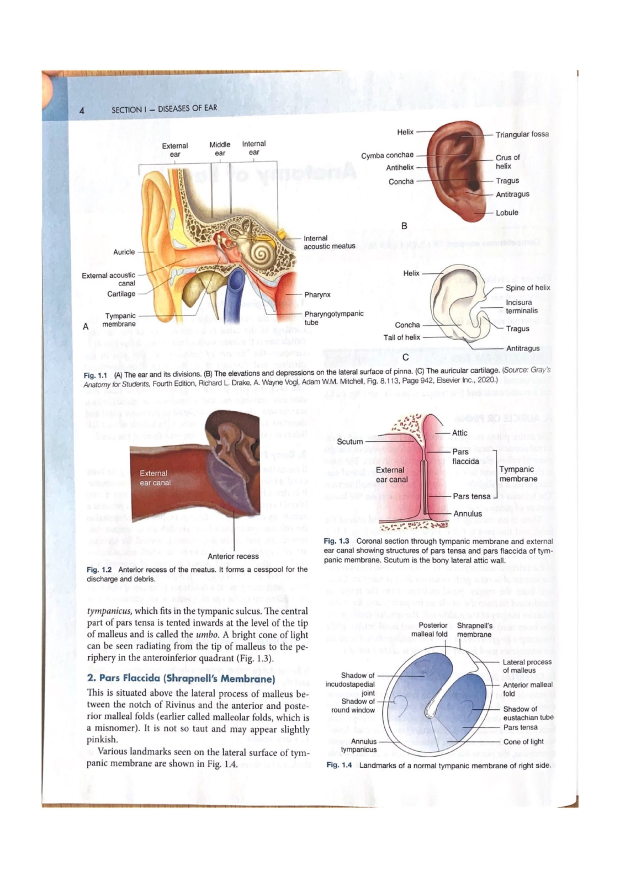
#> input picture images/Dhingra ENT 8th Edition_Split_page-0003.jpg, 1240 x 1755 px (shown at 1/2 size)
$ python 'Load and Display image.py'
#> lines starting #> are read from the running program, lines starting #| are printed output that depends on the picture; after the words box and inside, x2 and y2 are one past the last pixel; in counts of white or black regions, pixels touching at a corner belong together
import cv2
import matplotlib.pyplot as plt

# Load the image
image = cv2.imread('images/Dhingra ENT 8th Edition_Split_page-0003.jpg')
#> image is the input picture: shape (1755, 1240, 3); mean B, G, R 235.8, 236.1, 238.9
image2 = cv2.imread('images/Dhingra ENT 8th Edition_Split_page-0006.jpg')
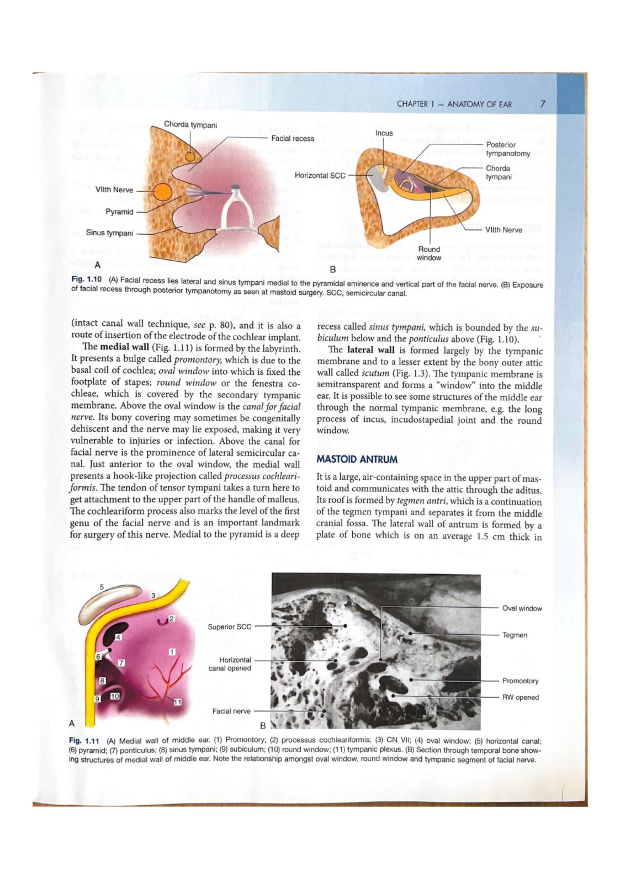
#> input picture images/Dhingra ENT 8th Edition_Split_page-0006.jpg, 1240 x 1755 px (shown at 1/2 size)
#> image2 is the input picture: shape (1755, 1240, 3); mean B, G, R 228, 228.6, 232

if image is None:
    print("Error: Could not load image!")
else:
    print("Image loaded successfully!")
    height, width = image.shape[:2]
#> height = 1755; width = 1240
    print(f"Image dimensions: {width}x{height} pixels")
#| Image dimensions: 1240x1755 pixels

    # Convert to grayscale
    gray_img1 = cv2.cvtColor(image, cv2.COLOR_BGR2GRAY)
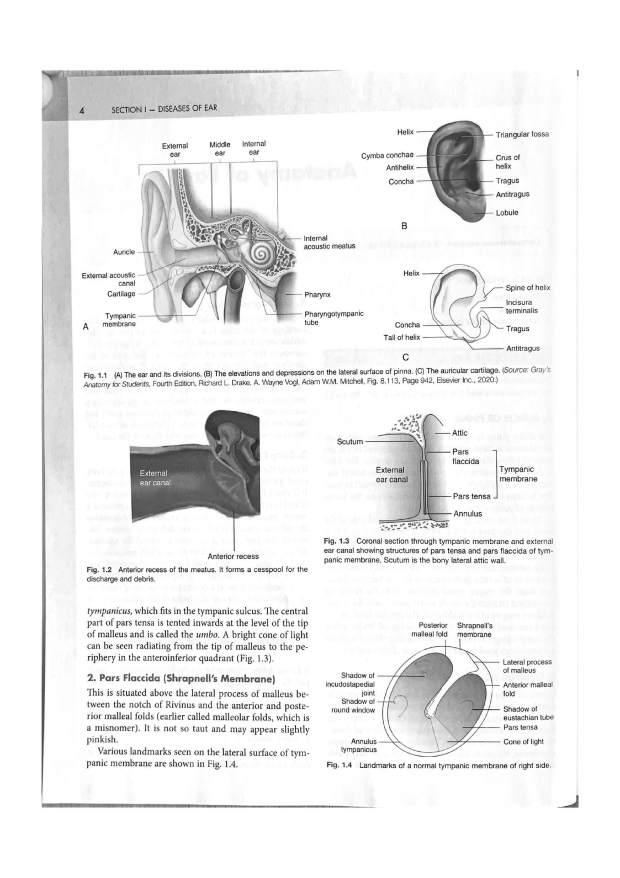
#> gray_img1: shape (1755, 1240) (shown at 1/2 size); min 0, max 255, mean 236.9
    # print(f"Grayscale shape: {gray.shape}")  # Notice: only 2 dimensions now!


    gray_img2 = cv2.cvtColor(image2, cv2.COLOR_BGR2GRAY)
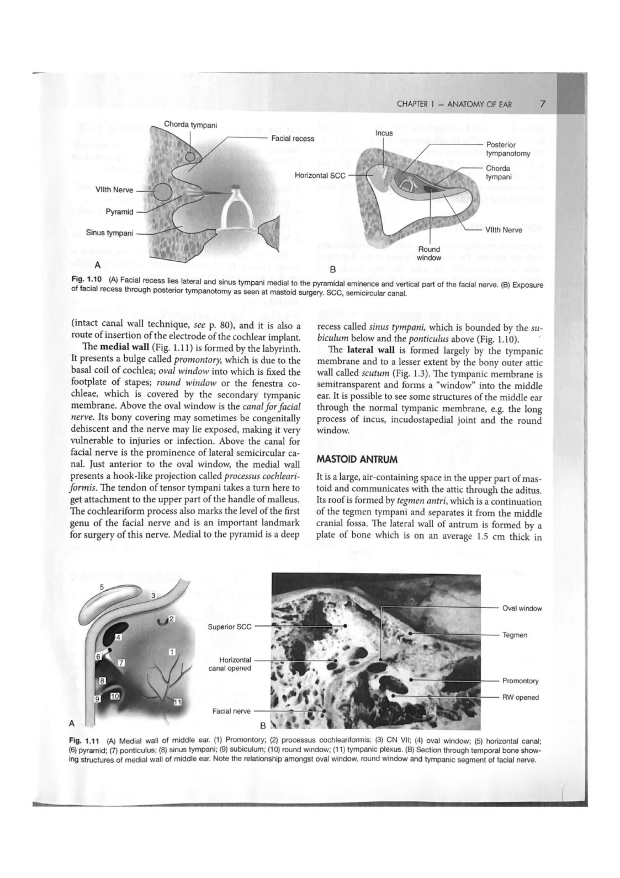
#> gray_img2: shape (1755, 1240) (shown at 1/2 size); min 0, max 255, mean 229.6


    # Display original and grayscale side by side
    fig, axes = plt.subplots(1,1,figsize=(15, 8))

    # Original image
    # image_rgb = cv2.cvtColor(image, cv2.COLOR_BGR2RGB)
    # axes[0].imshow(image_rgb)
    # axes[0].set_title('Original Image (Color)')
    # axes[0].axis('on')

    # Grayscale image
    # axes[1].imshow(th, cmap='gray')
    # axes[1].set_title('Grayscale Image')
    # axes[1].axis('on')

    _, th = cv2.threshold(gray_img1, 177, 255, cv2.THRESH_BINARY)
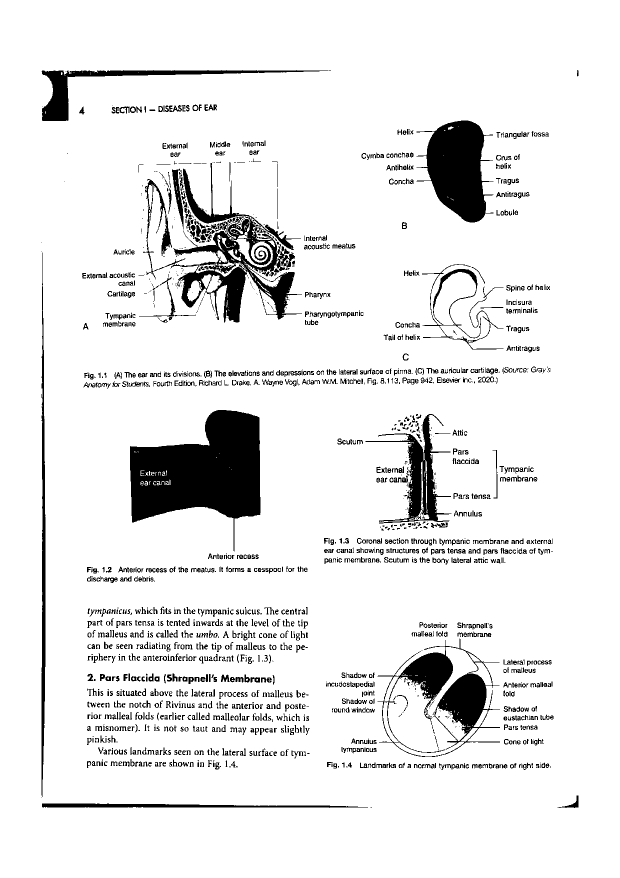
#> th: shape (1755, 1240) (shown at 1/2 size); 91.1% white; 1961 black regions (570 under 20 px), largest, box (x1, y1, x2, y2) and area: (260, 820, 521, 1103) 41909, (342, 325, 604, 645) 20593, (833, 241, 987, 445) 18775
    _, th2 = cv2.threshold(gray_img2, 97, 255, cv2.THRESH_BINARY)
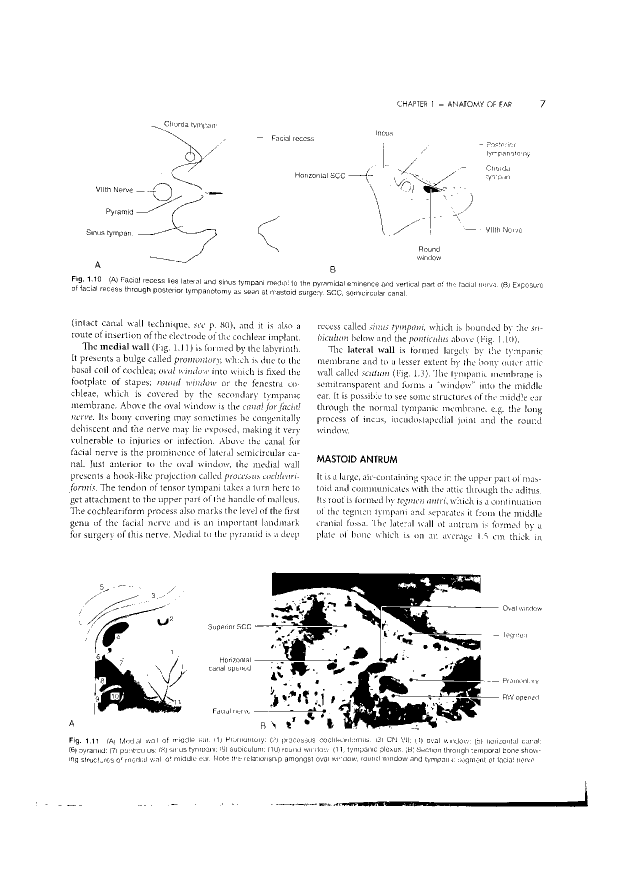
#> th2: shape (1755, 1240) (shown at 1/2 size); 94.7% white; 5092 black regions (4478 under 20 px), largest, box (x1, y1, x2, y2) and area: (544, 1145, 997, 1323) 17916, (677, 1325, 874, 1458) 9240, (189, 1309, 363, 1426) 7775

    # axes[0].axis('on')
    binary_adaptive = cv2.adaptiveThreshold(
    gray_img1,
    255,                              # Max value (white)
    cv2.ADAPTIVE_THRESH_GAUSSIAN_C,   # Method
    cv2.THRESH_BINARY,                # Type
    11,                               # Block size (neighborhood area)
    2                                 # Constant subtracted from mean
)
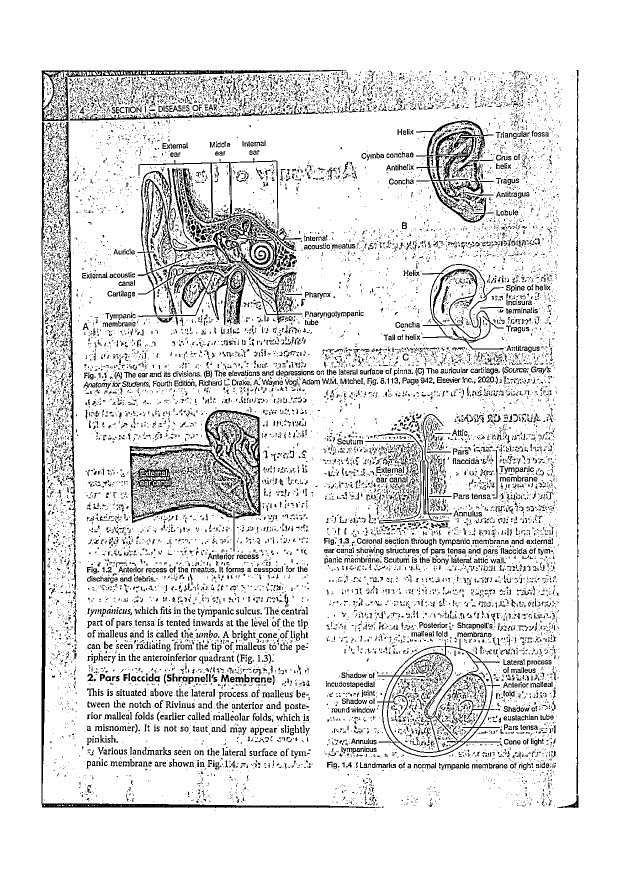
#> binary_adaptive: shape (1755, 1240) (shown at 1/2 size); 88.9% white; black in thin lines or dots, all inside (x1, y1, x2, y2) = (83, 140, 1165, 1622)


    def rescaleFrame(frame, scale = 0.7):
#> called with scale = 0.7
        width = int(frame.shape[1] * scale)
#> width = 868
        height = int(frame.shape[0] * scale)
#> height = 1228

        dimension = (width, height)
#> dimension = (868, 1228)

        return cv2.resize(frame, dimension, interpolation=cv2.INTER_AREA)
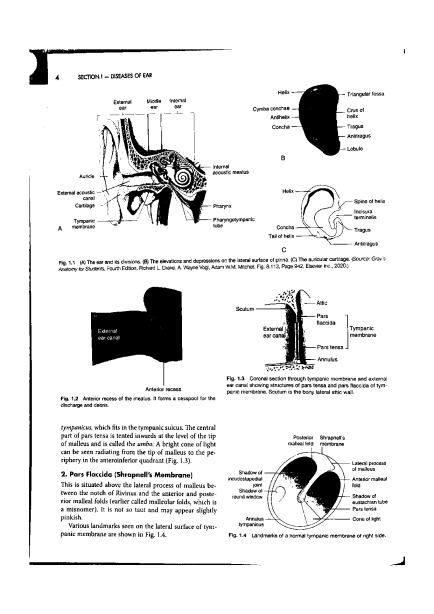
#> returned value: shape (1228, 868) (shown at 1/2 size); min 0, max 255, mean 232.3

    rescaled_image = rescaleFrame(th)

    # cv2.imshow('Thresholded Image',rescaled_image)


    axes.imshow(binary_adaptive,cmap = 'gray')
    axes.set_title('adaptive Image')
    axes.axis('off')


    plt.tight_layout()
    plt.show()
